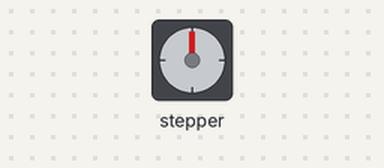
This sketch was run on a simulated Arduino Uno, built with avr-gcc and run on an emulated ATmega328P. Shown: stepper motor. Wiring (inferred from the names in the program): stepper motor driver (200 steps per turn assumed): step pin 4; direction pin 2.

Above: at 0.05 s.
At 1.5 s:
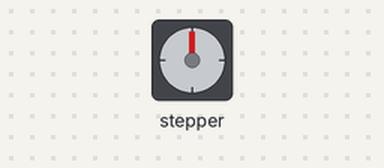
At 6.65 s:
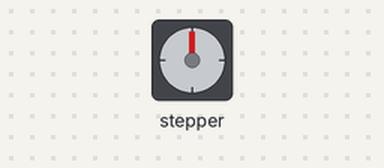
At 13.15 s:
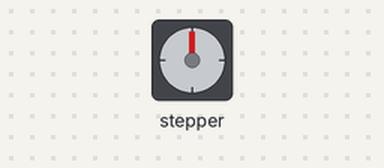
Timing chart, 0 to 17.1 s (numbered marks = the images above):
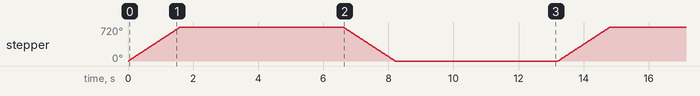

The sketch:

Pengujian_Motor_Stepper_dan_Driver_TB6600.ino
```cpp
#define dirPin 2
#define stepPin 4

void setup() {
  // Declare pins as output:
  pinMode(stepPin, OUTPUT);
  pinMode(dirPin, OUTPUT);
}

void loop() {
  forward(400);
  delay(5000);
  reverse(400);
  delay(5000);
}

void forward(int steps) {
  digitalWrite(dirPin, HIGH); // Set Direction
  for (int i = 0; i < steps; i++) {
    digitalWrite(stepPin, HIGH);
    delayMicroseconds(2000);
    digitalWrite(stepPin, LOW);
    delayMicroseconds(2000);
  }
}

void reverse(int steps) {
  digitalWrite(dirPin, LOW); // Set Direction
  for (int i = 0; i < steps; i++) {
    digitalWrite(stepPin, HIGH);
    delayMicroseconds(2000);
    digitalWrite(stepPin, LOW);
    delayMicroseconds(2000);
  }
}
```

Measured:
- by itself, stepper: turns 720° clockwise in 1.6 s, then 720° counter-clockwise in 1.6 s, repeating every 13.2 s
